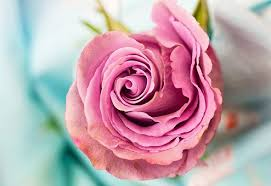
%> input picture DIP/Solutions/image.jpg, 271 x 186 px
$ octave histogramcode.m   (GNU Octave 9; MATLAB toolbox functions it lacks are replaced by stand-ins)
%> lines starting %> are read from the running program, lines starting %| are printed output that depends on the picture
I=imread('image.jpg');
%> I is the input picture: size 186x271x3 uint8; mean R, G, B 189.9, 163.3, 171.9
figure;
subplot(3,2,1)
imshow(I)

title('Original Image');
subplot(3,2,2)
j=rgb2gray(I)
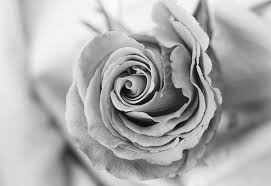
%> j: size 186x271 uint8; min 8, max 253, mean 172.2
k=histeq(j);
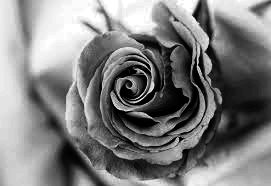
%> k: size 186x271 uint8; min 0, max 255, mean 126.4

m=imadjust(j,[0.5;1])
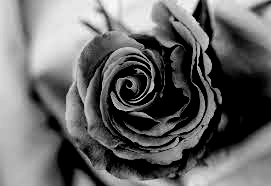
%> m: size 186x271 uint8; min 0, max 251, mean 103.8
imhist (j,256);
title('Histogram  original');

subplot(3,2,4);
imhist (m,255);
subplot(3,2,3);
imshow(m)


m=imadjust(j,[0.1;1])
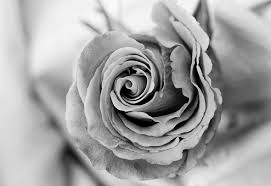
%> m: size 186x271 uint8; min 0, max 253, mean 163.1

title('Histogram  original');

subplot(3,2,6);
imhist (m,255);
subplot(3,2,5);
imshow(m)
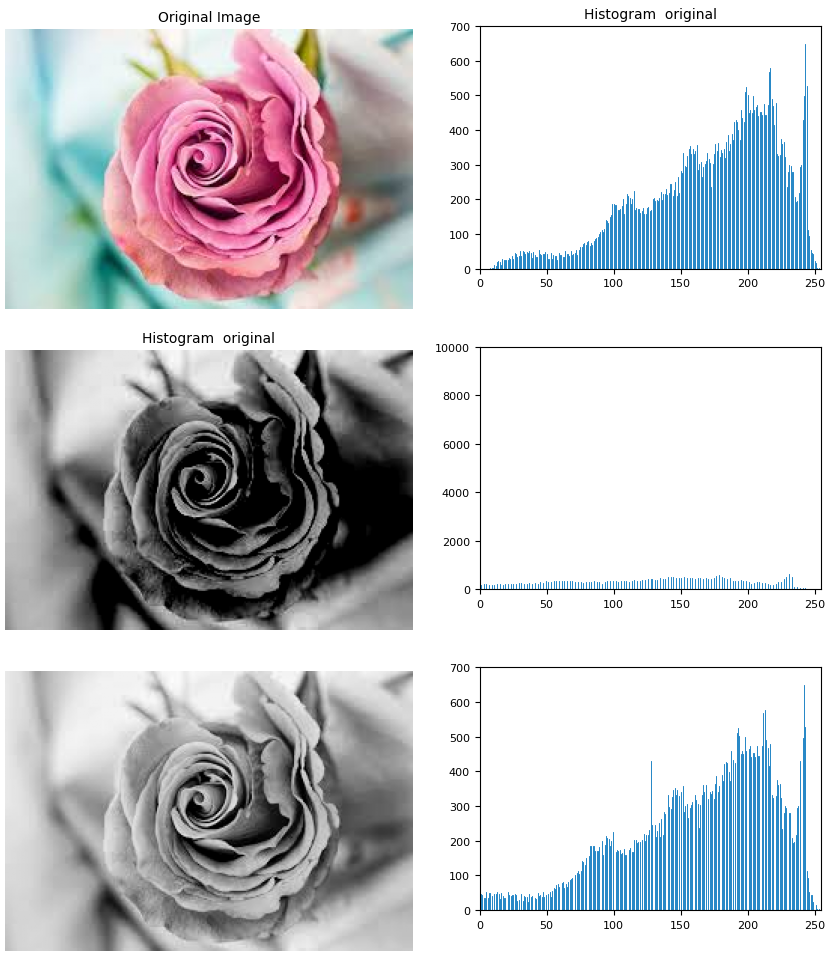
%> figure redrawn from the program's plot data, 6 panels

$ run again, with DIP/Solutions/download.jpg copied over DIP/Solutions/image.jpg
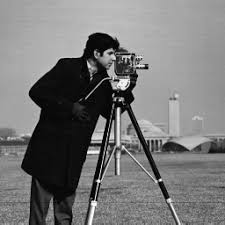
%> input picture DIP/Solutions/download.jpg, 225 x 225 px
%> I is the input picture: size 225x225x3 uint8; min 0, max 255, mean 118.8
%> `k=histeq(j);`:
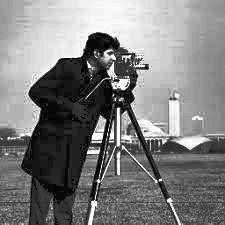
%> k: size 225x225 uint8; min 0, max 255, mean 126.9
%> `m=imadjust(j,[0.1;1])`:
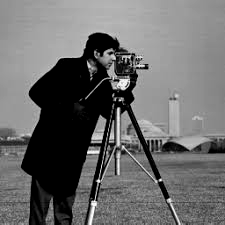
%> m: size 225x225 uint8; min 0, max 255, mean 106.5
